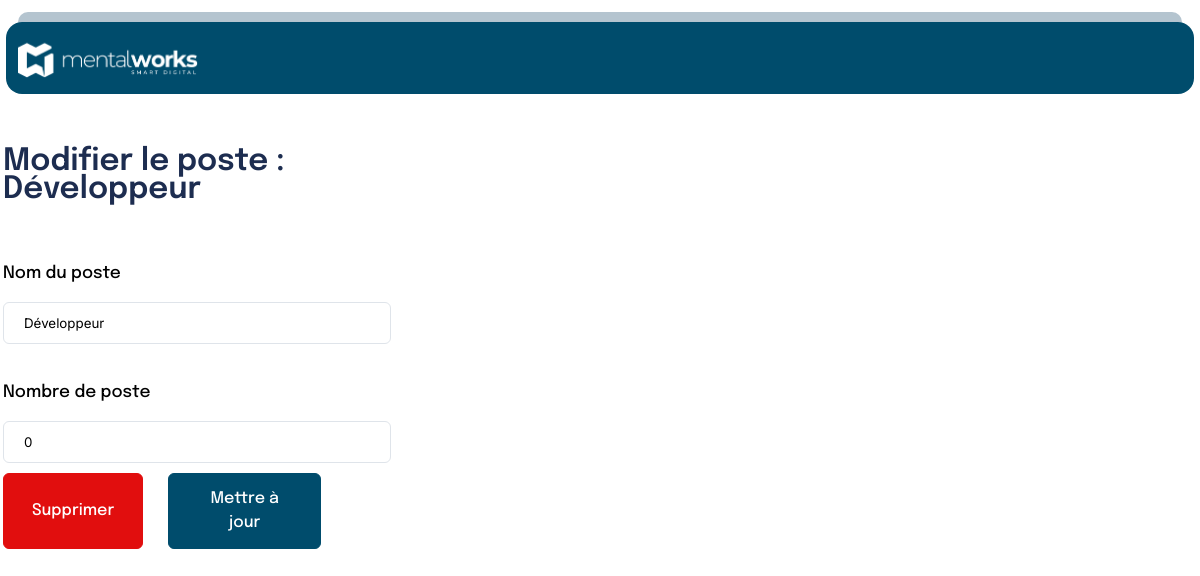
/poste_details.php?id=1, run on the app's committed database.
### tables this page shows
CREATE TABLE `position` (
  `id` int(11) NOT NULL,
  `name` varchar(255) NOT NULL,
  `nb_postes_dispo` int(11) NOT NULL DEFAULT 0
);

### poste_details.php (the view, shortened to what this page needs)
<?php
require 'config.php';
if (isset($_GET['id'])) {
    $id_poste = $_GET['id'];
    $stmt = $pdo->prepare("SELECT * FROM position WHERE id = :id");
    $stmt->bindParam(':id', $id_poste, PDO::PARAM_INT);
    $stmt->execute();
    $posteSelectionne = $stmt->fetch(PDO::FETCH_ASSOC);
} else {
    die("Aucun poste sélectionné.");
}
?>
<!DOCTYPE html>
<html lang="fr">
<head>
    <link rel="stylesheet" href="style.css?v=2">
    <link href="https://unpkg.com/boxicons@2.1.2/css/boxicons.min.css" rel="stylesheet" />
</head>
<body>
    <?php include 'include/top.php'; ?>
    <div class="middle">
        <?php include 'include/left.php'; ?>
        <div class="right">
            <div class="container_admin">
                <h1 class="title_admin">Modifier le poste : <?= htmlspecialchars($posteSelectionne['name']) ?></h1>
                <form method="POST" class="form_admin">
                    <label for="nom" class="label_admin">Nom du poste</label>
                    <input type="text" id="nom" name="nom" class="input_admin"
                        value="<?= htmlspecialchars($posteSelectionne['name']) ?>" required>
                    <label for="description" class="label_admin">Nombre de poste</label>
                    <input type="number" id="description" name="description" class="input_admin"
                        value="<?= htmlspecialchars($posteSelectionne['nb_postes_dispo']) ?>" required>
                    <div class="button_container">
                        <button type="submit" name="supprimer" class="btn_red"
                            onclick="return confirm('Voulez-vous vraiment supprimer ce poste ?')">Supprimer</button>
                        <button type="submit" name="modifier" class="btn_blue">Mettre à jour</button>
                    </div>
                </form>
            </div>
        </div>
    </div>
</body>
</html>

### style.css (style rules this page uses)
body { margin: 0; font-family: "Epilogue", sans-serif; }
h1 { font-size: 30.85px; font-weight: 600; color: #1b3168; line-height: 28.5px; font-family: "Epilogue", sans-serif; }
button { background-color: #004c6c; font-size: 16px; font-weight: 500; line-height: 24px; font-family: "Epilogue", sans-serif; color: white; cursor: pointer; border: #004c6c 2px solid; cursor: pointer; }
input { background-color: white; border-radius: 6px; border: #dfe4ea solid 1px; width: 100%; padding: 12px 16px 12px 20px; font-family: "inter", sans-serif; outline: none; max-width: 350px; }
input::placeholder { font-size: 16px; font-weight: 400; font-family: "inter", sans-serif; }
form { display: flex; flex-direction: column; }
.right { display: flex; flex-direction: column; flex: 2; max-width: 800px; margin-left: 25%; margin-top: 1%; }
.middle { display: flex; align-items: flex-start; justify-content: flex-start; width: 100%; margin-top: 1%; }
.right input { width: 350px; }
.container_admin { width: 82%; margin-top: 20px; border-radius: 12px; }
.container_admin h1 { color: #1d2d50; border: none; }
.btn_red { background-color: #e10e0e; padding: 13px 28px; border: 1px #e10e0e solid; border-radius: 6px; }
.label_admin { font-size: 17px; color: #000000; font-weight: 500; margin: 40px 0 20px 0; }
.btn_blue { padding: 13px 28px; border-radius: 6px; border: 1px #004c6c solid; }
.button_container { gap: 25px; margin-top: 3%; display: flex; }
@media screen and (max-width: 1340px) { .middle { width: 5%; } }
@media screen and (max-width: 1340px) { .right { max-width: 950px; margin-left: 5%; } }

### data on the page
position: name "Développeur", nom "Développeur", description "0"
